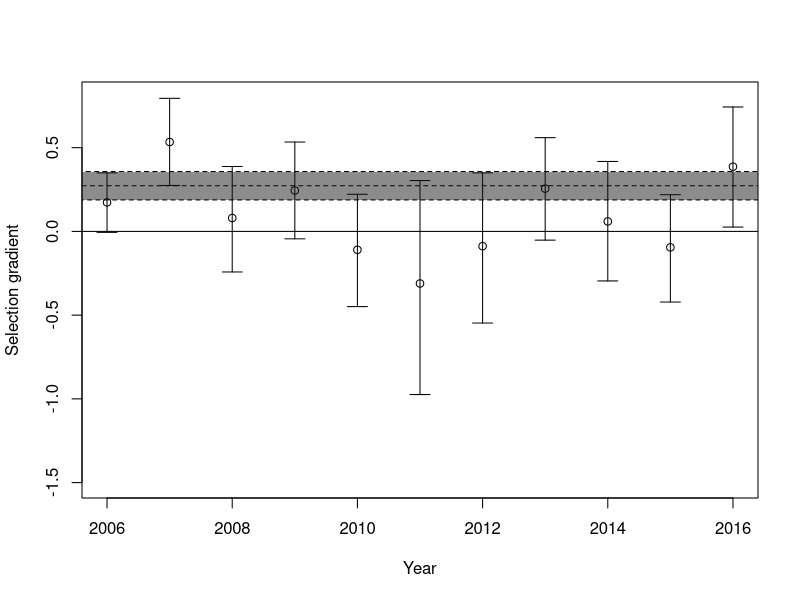

This figure's R source: (Note: a time limit stopped this script after it produced the figure.)
library(lme4)
setwd(dir = "/home/timothee/Documents/GitHub/FluctuatingSelectionForPubli/")
YearPheno <- read.table(file = "YearPheno.txt", header=T)
head(YearPheno)

repetBMI_A <- lmer(formula =BMI ~ 1 + RelativeJulian + I(RelativeJulian^2) + (1|ID) + (1|Year), data=YearPheno[YearPheno$Age=="A",])
summary(repetBMI_A)
576.11/(576.11+508.32)#R2 in adults

repetBMI <- lmer(formula =BMI ~ 1 + Age * RelativeJulian+ Age*I(RelativeJulian^2) + (1|ID) + (1|Year), data=YearPheno)
summary(repetBMI)
434.78/(434.78+789.91)#R2 at all ages

repetBMIst <- lmer(formula =BMIst ~ 1 + Age + (1|ID) + (1|Year), data=YearPheno)
summary(repetBMIst)
0.11986/(0.11986+0.23844)

######### Selection #####

SelAByYear <- vector(length = 2016-2006)
SeSelAByYear <- vector(length = 2016-2006)
CISelAByYear <- matrix(NA,nrow=2,ncol=2016-2005)
for (t in 2006:2016)
{
  m0 <- glm(Fitness ~ 1 + BMIst + Sex * Age + Age*RJst, data=YearPheno[YearPheno$Year==t,], family=quasipoisson, na.action = "na.omit")
  SelAByYear[t-2005] <- coefficients(m0)[2]
  sm0<-summary(m0)
  SeSelAByYear[t-2005] <- sm0$coefficients[2,2]
  #if(t!=2015) {
    CISelAByYear[,t-2005] <- as.numeric(confint(object = m0,parm = "BMIst"))
  #  }else{
  #  CISelAByYear[,t-2005] <- c(SelAByYear[t-2005]-1.96*SeSelAByYear[t-2005],SelAByYear[t-2005]+1.96*SeSelAByYear[t-2005])
  #}
}
plot(SelAByYear, x=2006:2016, ylim=c(-1.5,0.8), xlab="Year", ylab = "Selection gradient")
abline(h=0)
arrows(x0 = 2006:2016,x1 = 2006:2016,code = 3, y0 = CISelAByYear[1,],
       y1 = CISelAByYear[2,], angle = 90,length = 0.1)
m0all <- glm(Fitness ~ 1 + BMIst + Sex +Age , data=YearPheno, family=quasipoisson)
abline(h=coefficients(m0all)[2], lty=2)
sm0all <- summary(m0all)
lowm0all <- coefficients(m0all)[2]+1.96*sm0all$coefficients[2,2]
highm0all <- coefficients(m0all)[2]-1.96*sm0all$coefficients[2,2]
polygon(x=c(2005,2017,2017,2005),y=c(lowm0all,lowm0all, highm0all, highm0all),
        fillOddEven = TRUE, col=rgb(0.1,0.1,0.1,0.5), lty=2)


mmARRfitness <- glmer(Fitness ~ 1 + BMIst + Sex *  Age  + Age*RJst +(1+BMIst|Year),
                      data=YearPheno, family=poisson, na.action = "na.omit")
mmARIfitness <- glmer(Fitness ~ 1 + BMIst + Sex * Age  + Age*RJst +(1|Year), data=YearPheno, family=poisson, na.action = "na.omit")
mmARnoCorfitness <- glmer(Fitness ~ 1 + BMIst + Sex *  Age  + Age*RJst +(1|Year) + (0+BMIst|Year),
                          data=YearPheno, family=poisson, na.action = "na.omit")

summary(mmARRfitness)
anova(mmARRfitness,mmARnoCorfitness)
smmARnoCorfitness <- summary(mmARnoCorfitness)
fitnessAanova <- anova(mmARIfitness,mmARnoCorfitness)

CImmARnoCorfitness <- confint(mmARnoCorfitness)


##### Fitness components ####
### AD + Juv
SelAByYearPhi <- vector(length = 2016-2005)
SeSelAByYearPhi <- vector(length = 2016-2005)
CISelAByYearPhi <- matrix(NA,nrow=2,ncol=2016-2005)

for (t in 2006:2015)
{
  m0 <- glm(Phi ~ 1 + BMIst + Sex *Age  + Age*RJst , data=YearPheno[YearPheno$Year==t,], family=binomial, na.action = "na.omit")
  SelAByYearPhi[t-2005] <- coefficients(m0)[2]
  CISelAByYearPhi[,t-2005]<-as.numeric(confint(m0,parm="BMIst"))
  sm0<-summary(m0)
  SeSelAByYearPhi[t-2005] <- sm0$coefficients[2,2]
}
SelAByYearPhi[11] <- NA
SeSelAByYearPhi[11] <- NA
plot(SelAByYearPhi, x=2006:2016, ylim=c(-2,2), xlab="Year", ylab = "Selection gradient")
abline(h=0)
arrows(x0 = 2006:2015,x1 = 2006:2015,code = 3, y0 = CISelAByYearPhi[1,],
       y1 = CISelAByYearPhi[2,], angle = 90,length = 0.1)
m0allphi <- glm(Phi ~ 1 + BMIst + Sex *Age + Age*RJst, data=YearPheno[YearPheno$Year<2015,], family=binomial, na.action = "na.omit")
abline(h=coefficients(m0allphi)[2], lty=2)
sm0allphi <- summary(m0allphi)
lowm0allphi <- coefficients(m0allphi)[2]+1.96*sm0allphi$coefficients[2,2]
highm0allphi <- coefficients(m0allphi)[2]-1.96*sm0allphi$coefficients[2,2]
polygon(x=c(2005,2017,2017,2005),y=c(lowm0allphi,lowm0allphi, highm0allphi, highm0allphi),
        fillOddEven = TRUE, col=rgb(0.1,0.1,0.1,0.5), lty=2 )

mmRIphi <- glmer(Phi ~ 1 + BMIst + Sex * Age + Age*RJst +(1|Year), data=YearPheno, family=binomial, na.action = "na.omit")
mmRnoCorphi <- glmer(Phi ~ 1 + BMIst + Sex * Age + Age*RJst+  (1|Year) + (0+BMIst|Year), data=YearPheno, family=binomial, na.action = "na.omit")
smmRnoCorphi <- summary(mmRnoCorphi)
CImmRnoCorphi <- confint(mmRnoCorphi)

PhiAanova <- anova(mmRIphi,mmRnoCorphi)

#####  RHO ######

SelAByYearRho <- vector(length = 2016-2005)
SeSelAByYearRho <- vector(length = 2016-2005)
CISelAByYearRho <- matrix(NA,nrow=2,ncol=2016-2005)
for (t in 2006:2016)
{
  m0 <- glm(Rho ~ 1 + BMIst + Sex + RJst, data=YearPheno[YearPheno$Year==t & YearPheno$Age=="A",], family=quasipoisson, na.action = "na.omit")
  CISelAByYearRho[,t-2005]<-as.numeric(confint(m0,parm="BMIst"))
  SelAByYearRho[t-2005] <- coefficients(m0)[2]
  sm0<-summary(m0)
  SeSelAByYearRho[t-2005] <- sm0$coefficients[2,2]
}
plot(SelAByYearRho, x=2006:2016, ylim=c(-2,2), xlab="Year", ylab = "Selection gradient")
abline(h=0)
arrows(x0 = 2006:2016,x1 = 2006:2016,code = 3, y0 = CISelAByYearRho[1,],
       y1 = CISelAByYearRho[2,], angle = 90,length = 0.1)
m0allRho <- glm(Rho ~ 1 + BMIst + Sex +RJst, data=YearPheno[YearPheno$Age=="A",], family=quasipoisson, na.action = "na.omit")
abline(h=coefficients(m0allRho)[2], lty=2)
sm0allRho <- summary(m0allRho)
lowm0allRho <- coefficients(m0allRho)[2]+1.96*sm0allRho$coefficients[2,2]
highm0allRho <- coefficients(m0allRho)[2]-1.96*sm0allRho$coefficients[2,2]
polygon(x=c(2005,2017,2017,2005),y=c(lowm0allRho,lowm0allRho, highm0allRho, highm0allRho),
        fillOddEven = TRUE, col=rgb(0.1,0.1,0.1,0.5), lty=2)

summary(glm(Rho ~ 1 + BMIst + Sex  +RJst, data=YearPheno[YearPheno$Age=="A",], family=poisson, na.action = "na.omit"))
mmRIrho <- glmer(Rho ~ 1  + BMIst + Sex  +(1|Year), data=YearPheno[YearPheno$Age=="A",], family=poisson, na.action = "na.omit")
mmRnoCorrho <- glmer(Rho ~ 1  + BMIst + Sex  +(1|Year)+(0+BMIst|Year), data=YearPheno[YearPheno$Age=="A",], family=poisson, na.action = "na.omit")

var(SelAByYear)
var(SelAByYearRho+SelAByYearPhi, na.rm = T)
cor.test(SelAByYearRho,SelAByYearPhi)
smmRnoCorrho <- summary(mmRnoCorrho)
RhoAanova <- anova(mmRIrho,mmRnoCorrho)

CImmRnoCorrho <- confint(mmRnoCorrho)



#### Dynamics of phenotype! ####
plot(tapply(X = YearPheno$BMI, INDEX = YearPheno$Year, function(x){mean(x,na.rm=TRUE)}))
plot(tapply(X = YearPheno$BMI, INDEX = YearPheno$Year, function(x){sd(x,na.rm=TRUE)}))


# save.image("~/thesis/Mass/FluctuatingSelectionForPubli/EnvSelBMI.RData")


################################################################################################%
################################### ZYGOTE SELECTION ############################################
################################################################################################%
library(lme4)
setwd(dir = "/home/timothee/Documents/GitHub/FluctuatingSelectionForPubli/")
YearPheno <- read.table(file = "YearPheno.txt", header=T)
head(YearPheno)
######### Selection #####

ZSelAByYear <- vector(length = 2015-2006)
ZSeSelAByYear <- vector(length = 2015-2006)
ZCISelAByYear <- matrix(NA,nrow=2,ncol=2015-2005)
for (t in 2006:2015)
{
  Zm0 <- glm(FitnessZ ~ 1 + BMIst + Sex * Age , data=YearPheno[YearPheno$Year==t,], family=quasipoisson)
  ZSelAByYear[t-2005] <- coefficients(Zm0)[2]
  Zsm0<-summary(Zm0)
  ZSeSelAByYear[t-2005] <- Zsm0$coefficients[2,2]
  if(t<2015) {ZCISelAByYear[,t-2005] <- as.numeric(confint(object = Zm0,parm = "BMIst"))}else{
    ZCISelAByYear[,t-2005] <- c(ZSelAByYear[t-2005]-1.96*ZSeSelAByYear[t-2005],ZSelAByYear[t-2005]+1.96*ZSeSelAByYear[t-2005])
  }
}
plot(ZSelAByYear, x=2006:2015, ylim=c(-2,2), xlab="Year", ylab = "Selection gradient")
abline(h=0)
arrows(x0 = 2006:2015,x1 = 2006:2015,code = 3, y0 = ZCISelAByYear[1,],
       y1 = ZCISelAByYear[2,], angle = 90,length = 0.1)
Zm0all <- glm(FitnessZ ~ 1 + BMIst + Sex +Age , data=YearPheno, family=quasipoisson)
abline(h=coefficients(Zm0all)[2], lty=2)
Zsm0all <- summary(Zm0all)
Zlowm0all <- coefficients(Zm0all)[2]+1.96*Zsm0all$coefficients[2,2]
Zhighm0all <- coefficients(Zm0all)[2]-1.96*Zsm0all$coefficients[2,2]
polygon(x=c(2005,2017,2017,2005),y=c(Zlowm0all,Zlowm0all, Zhighm0all, Zhighm0all),
        fillOddEven = TRUE, col=rgb(0.1,0.1,0.1,0.5), lty=2)


ZmmARRfitness <- glmer(FitnessZ ~ 1 + BMIst + Sex *  Age +(1+BMIst|Year),
                      data=YearPheno, family=poisson, na.action = "na.omit")
ZmmARIfitness <- glmer(FitnessZ ~ 1 + BMIst + Sex * Age  +(1|Year), data=YearPheno, family=poisson, na.action = "na.omit")
ZmmARnoCorfitness <- glmer(FitnessZ ~ 1 + BMIst + Sex *  Age  +(1|Year) + (0+BMIst|Year),
                          data=YearPheno, family=poisson, na.action = "na.omit")

summary(ZmmARRfitness)
anova(ZmmARRfitness,ZmmARnoCorfitness)
anova(ZmmARRfitness,ZmmARIfitness)

ZsmmARnoCorfitness <- summary(ZmmARnoCorfitness)
ZfitnessAanova <- anova(ZmmARIfitness,ZmmARRfitness)
ZfitnessAanova$`Pr(>Chisq)`*0.75

ZCImmARnoCorfitness <- confint(ZmmARnoCorfitness)
ZCImmARRfitness <- confint(ZmmARRfitness)

##### Fitness components ####
#### AD + Juv survival #### SAME AS BEFORE
SelAByYearPhi <- vector(length = 2015-2005)
SeSelAByYearPhi <- vector(length = 2015-2005)
CISelAByYearPhi <- matrix(NA,nrow=2,ncol=2015-2005)

for (t in 2006:2015)
{
  m0 <- glm(Phi ~ 1 + BMIst + Sex *Age , data=YearPheno[YearPheno$Year==t,], family=binomial)
  SelAByYearPhi[t-2005] <- coefficients(m0)[2]
  CISelAByYearPhi[,t-2005]<-as.numeric(confint(m0,parm="BMIst"))
  sm0<-summary(m0)
  SeSelAByYearPhi[t-2005] <- sm0$coefficients[2,2]
}

var(SelAByYearPhi, na.rm = TRUE)

plot(SelAByYearPhi, x=2006:2015, ylim=c(-2,2), xlab="Year", ylab = "Selection gradient")
abline(h=0)
arrows(x0 = 2006:2015,x1 = 2006:2015,code = 3, y0 = CISelAByYearPhi[1,],
       y1 = CISelAByYearPhi[2,], angle = 90,length = 0.1)
m0allphi <- glm(Phi ~ 1 + BMIst + Sex *Age , data=YearPheno[YearPheno$Year<2015,], family=binomial)
abline(h=coefficients(m0allphi)[2], lty=2)
sm0allphi <- summary(m0allphi)
lowm0allphi <- coefficients(m0allphi)[2]+1.96*sm0allphi$coefficients[2,2]
highm0allphi <- coefficients(m0allphi)[2]-1.96*sm0allphi$coefficients[2,2]
polygon(x=c(2005,2017,2017,2005),y=c(lowm0allphi,lowm0allphi, highm0allphi, highm0allphi),
        fillOddEven = TRUE, col=rgb(0.1,0.1,0.1,0.5), lty=2 )

mmRIphi <- glmer(Phi ~ 1 + BMIst + Sex * Age +(1|Year), data=YearPheno, family=binomial)
mmRnoCorphi <- glmer(Phi ~ 1 + BMIst + Sex * Age + (1|Year) + (0+BMIst|Year), data=YearPheno, family=binomial)
smmRnoCorphi <- summary(mmRnoCorphi)
CImmRnoCorphi <- confint(mmRnoCorphi)

PhiAanova <- anova(mmRIphi,mmRnoCorphi)

#####  RHO ######

ZSelAByYearRho <- vector(length = 2015-2005)
ZSeSelAByYearRho <- vector(length = 2015-2005)
ZCISelAByYearRho <- matrix(NA,nrow=2,ncol=2015-2005)
for (t in 2006:2015)
{

  m0 <- glm(RhoZ ~ 1 + BMIst + Sex , data=YearPheno[YearPheno$Year==t & YearPheno$Phi==1,], family=quasipoisson)
  ZCISelAByYearRho[,t-2005]<-as.numeric(confint(m0,parm="BMIst"))
  ZSelAByYearRho[t-2005] <- coefficients(m0)[2]
  sm0<-summary(m0)
  ZSeSelAByYearRho[t-2005] <- sm0$coefficients[2,2]
}
plot(ZSelAByYearRho, x=2006:2015, ylim=c(-2,2), xlab="Year", ylab = "Selection gradient")
abline(h=0)
arrows(x0 = 2006:2015,x1 = 2006:2015,code = 3, y0 = ZCISelAByYearRho[1,],
       y1 = ZCISelAByYearRho[2,], angle = 90,length = 0.1)
Zm0allRho <- glm(RhoZ ~ 1 + BMIst + Sex , data=YearPheno[YearPheno$Phi==1,], family=quasipoisson)
abline(h=coefficients(Zm0allRho)[2], lty=2)
Zsm0allRho <- summary(Zm0allRho)
Zlowm0allRho <- coefficients(Zm0allRho)[2]+1.96*Zsm0allRho$coefficients[2,2]
Zhighm0allRho <- coefficients(Zm0allRho)[2]-1.96*Zsm0allRho$coefficients[2,2]
polygon(x=c(2005,2017,2017,2005),y=c(Zlowm0allRho,Zlowm0allRho, Zhighm0allRho, Zhighm0allRho),
        fillOddEven = TRUE, col=rgb(0.1,0.1,0.1,0.5), lty=2)

ZmmRIrho <- glmer(RhoZ ~ 1  + BMIst + Sex  +(1|Year), data=YearPheno[ YearPheno$Phi==1,], family=poisson)
ZmmRnoCorrho <- glmer(RhoZ ~ 1  + BMIst + Sex  +(1|Year)+(0+BMIst|Year), data=YearPheno[ YearPheno$Phi==1,], family=poisson)
ZmmRrho <- glmer(RhoZ ~ 1  + BMIst + Sex  +(1+BMIst|Year), data=YearPheno[YearPheno$Phi==1,], family=poisson)

var(ZSelAByYear)
var(ZSelAByYearRho+SelAByYearPhi, na.rm = T)
cor.test(ZSelAByYearRho,SelAByYearPhi)
ZsmmRnoCorrho <- summary(ZmmRnoCorrho)
ZRhoAanovaNoCore <- anova(ZmmRIrho,ZmmRnoCorrho)
ZRhoAanova <- anova(ZmmRIrho,ZmmRrho)

ZCImmRnoCorrho <- confint(ZmmRnoCorrho)
ZCImmRrho <- confint(ZmmRrho)
